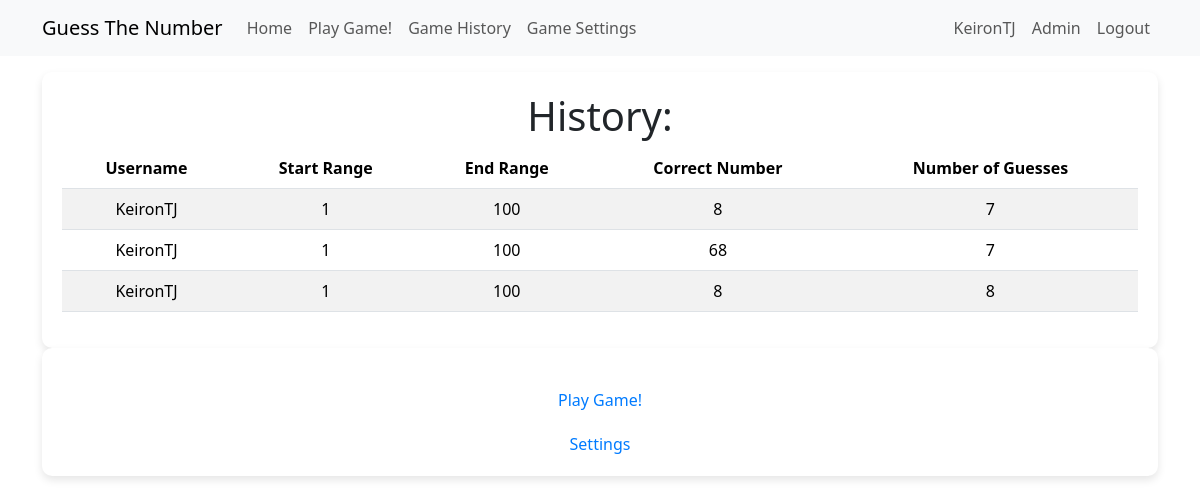
Page /guess_the_number_history (signed in) on the earlier database version.
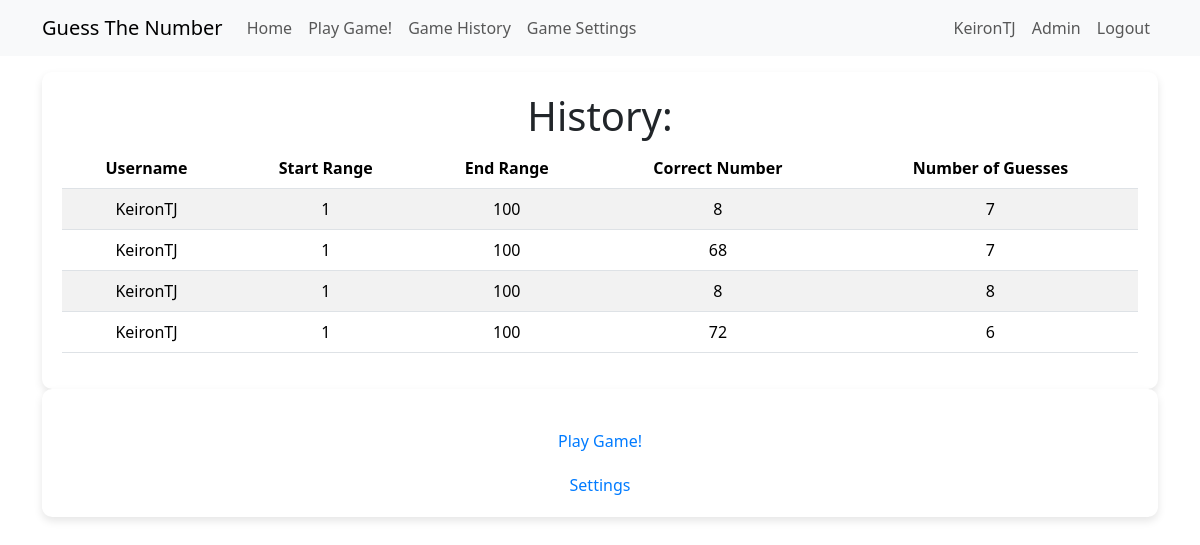
Same page on the later database version.
### app/models.py (models this page shows, shortened)
class GuessTheNumberHistory(db.Model):
    id = db.Column(Integer, primary_key=True)
    user_id = db.Column(Integer, db.ForeignKey('user.id'))
    start_range = db.Column(Integer)
    end_range = db.Column(Integer)
    correct_number = db.Column(Integer)
    number_of_guesses = db.Column(Integer)
    user = so.relationship('User', back_populates='guesses')

class User(UserMixin, db.Model):
    id = db.Column(Integer, primary_key=True)
    username = db.Column(String(64), index=True, unique=True)
    email = db.Column(String(120), index=True, unique=True)
    password_hash = db.Column(String(256))
    guesses = so.relationship('GuessTheNumberHistory', back_populates='user')
    guess_settings = so.relationship('GuessTheNumberSettings', back_populates='user')
    roles = so.relationship('Role', secondary='user_roles', back_populates='users')
    def is_admin(self):
        return 'admin' in [role.name for role in self.roles]

### app/game/routes.py (the view)
@bp.route('/guess_the_number_history')
@login_required
def guess_the_number_history():
    history = db.session.query(GuessTheNumberHistory).filter_by(user_id=current_user.id).all()
    return render_template('game/guess_the_number_history.html',
                           title='Guess the number history',
                           history=history)

### app/models.py (called while the page is built)
@login.user_loader
def load_user(id):
    return db.session.get(User, int(id))

### app/templates/game/guess_the_number_history.html
{% extends "main/base.html" %}
{% block content %}
<div class="customdiv">
    <h1>History:</h1>
    <table class="table table-striped">
        <thead>
            <tr>
                <th>Username</th>
                <th>Start Range</th>
                <th>End Range</th>
                <th>Correct Number</th>
                <th>Number of Guesses</th>
            </tr>
        </thead>
        <tbody>
            {% for game in history %}
                <tr>
                    <td>{{ game.user.username }}</td>
                    <td>{{ game.start_range }}</td>
                    <td>{{ game.end_range }}</td>
                    <td>{{ game.correct_number }}</td>
                    <td>{{ game.number_of_guesses }}</td>
                </tr>
            {% endfor %}
        </tbody>
    </table>
</div>
<div class="customdiv">
    <a class="customa" href="{{ url_for('game.guess_the_number') }}">Play Game!</a>
    <br>
    <a class="customa" href="{{ url_for('game.guess_the_number_settings') }}">Settings</a>
</div>
{% endblock %}

Differences in the rows shown:
added GuessTheNumberHistory: user.username "KeironTJ", start_range "1", end_range "100", correct_number "72", number_of_guesses "6"
